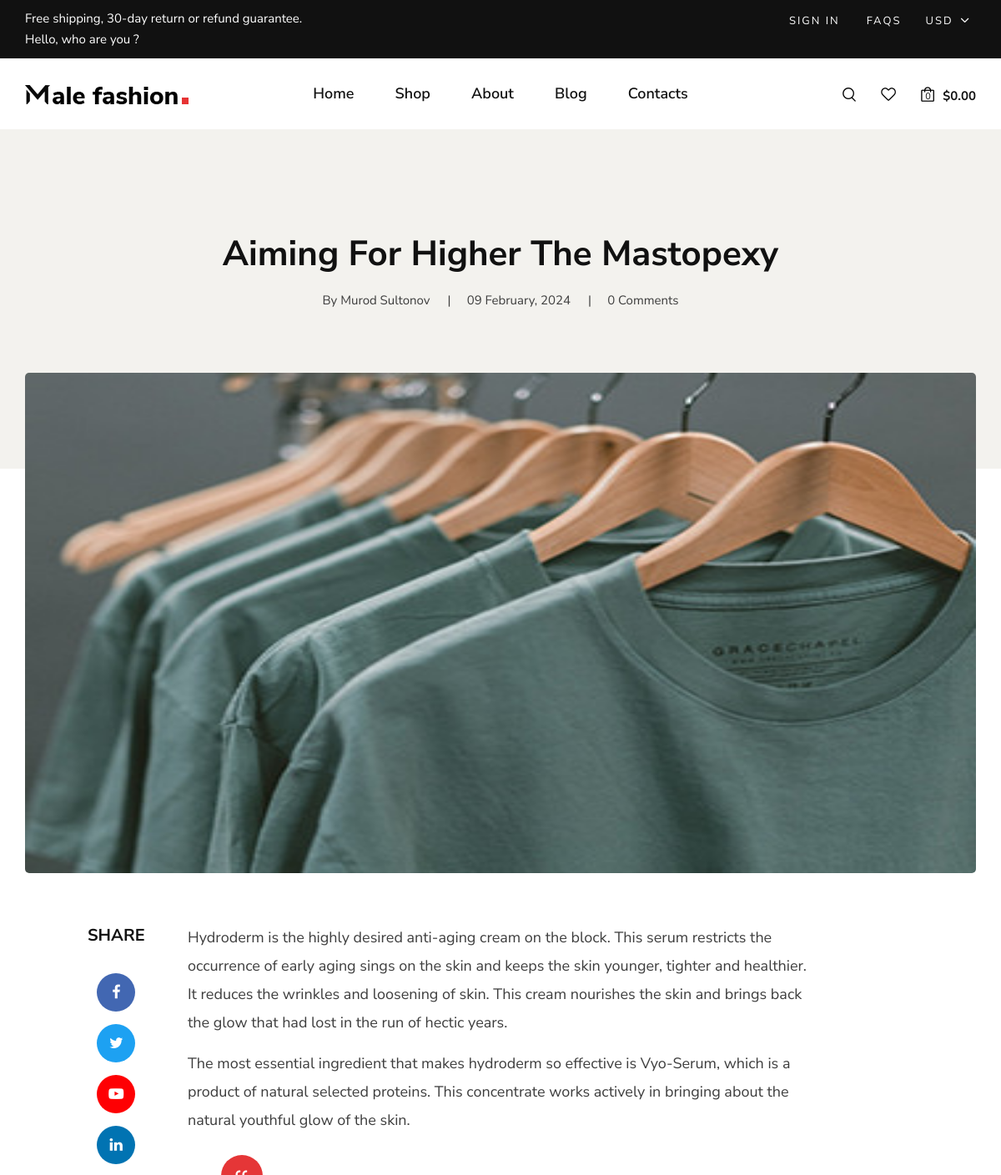
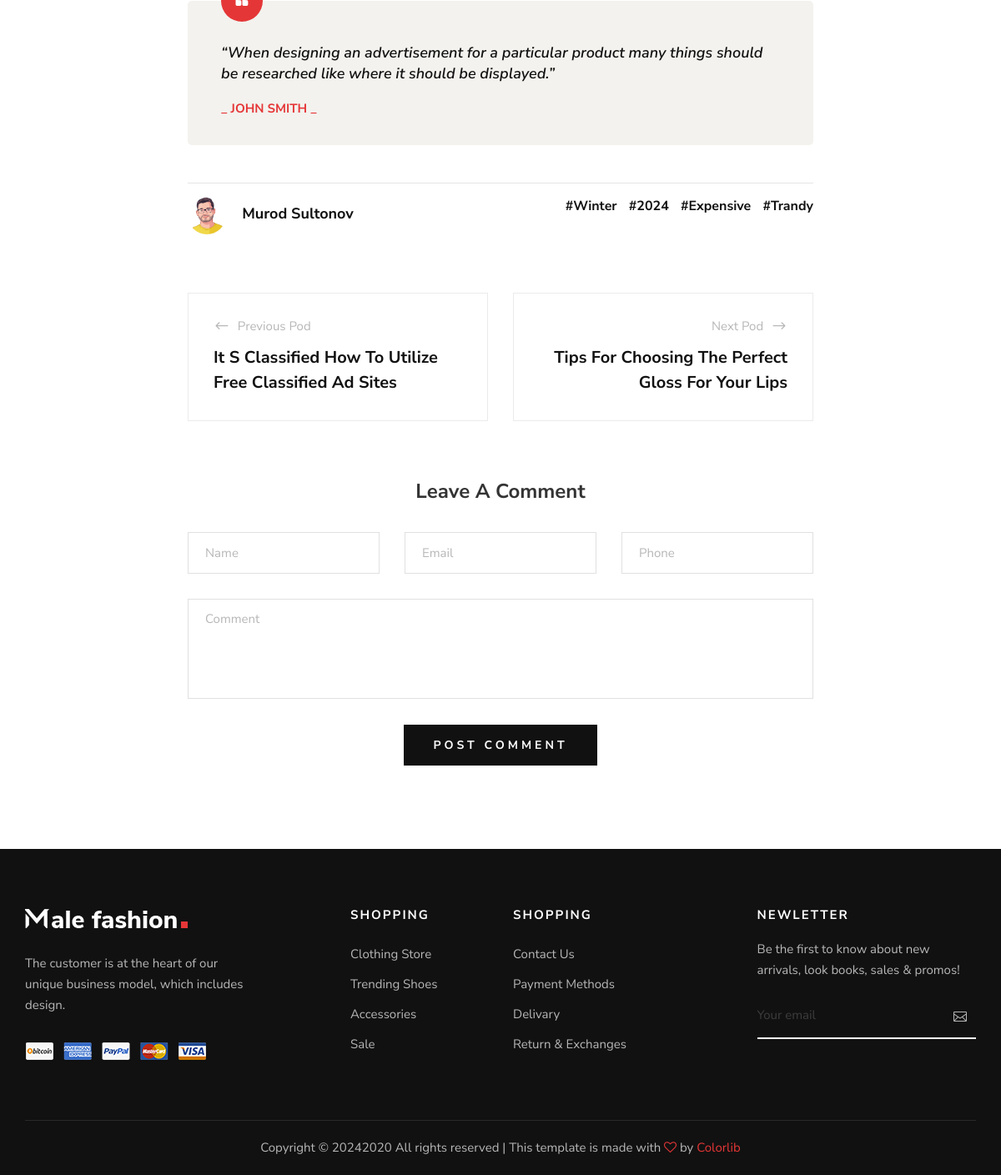
The page /blogs/posts/2/ on the database its author committed (2 pictures, top to bottom).
### blogs/models.py (models this page shows, shortened)
class PostModel(models.Model):
    title = models.CharField(max_length=64)
    description = models.TextField()
    short_description = models.TextField(null=True)
    image = models.ImageField(upload_to="posts")
    tags = models.ManyToManyField(TagModel)
    author = models.ForeignKey(AuthorModel, on_delete=models.CASCADE)
    created_at = models.DateTimeField(auto_now_add=True)
    updated_at = models.DateTimeField(auto_now=True)
    class Meta:
        verbose_name = "Post"
        verbose_name_plural = "Posts"

class AuthorModel(models.Model):
    full_name = models.CharField(max_length=64)
    avatar = models.ImageField(upload_to="authors/avatar")
    date_of_birth = models.DateField()
    class Meta:
        verbose_name = "Author"
        verbose_name_plural = "Authors"

### products/models.py (models this page shows, shortened)
class TagModel(models.Model):
    title = models.CharField(max_length=24)
    class Meta:
        verbose_name = "Tag"
        verbose_name_plural = "Tags"

### blogs/views.py (the view)
# urls.py: path('posts/<int:pk>/', BlogDetailView.as_view(), name='detail')
class BlogDetailView(DetailView):
    template_name = 'blog-details.html'
    model = PostModel
    context_object_name = 'post'

### templates/blog-details.html
{% extends 'layouts/base.html' %}
{% load static %}
{% block content %}
     <section class="blog-hero spad">
        <div class="container">
            <div class="row d-flex justify-content-center">
                <div class="col-lg-9 text-center">
                    <div class="blog__hero__text">
                        <h2>{{ post.title }}</h2>
                        <ul>
                            <li>By {{ post.author.full_name }}</li>
                            <li>{{ post.created_at|date:'d F, Y' }}</li>
                            <li>0 Comments</li>
                        </ul>
                    </div>
                </div>
            </div>
        </div>
    </section>
    <section class="blog-details spad">
        <div class="container">
            <div class="row d-flex justify-content-center">
                <div class="col-lg-12">
                    <div class="blog__details__pic">
                        <img height="600" src="{{ post.image.url }}" alt="">
                    </div>
                </div>
                <div class="col-lg-8">
                    <div class="blog__details__content">
                        <div class="blog__details__share">
                            <span>share</span>
                            <ul>
                                <li><a href="#"><i class="fa fa-facebook"></i></a></li>
                                <li><a href="#" class="twitter"><i class="fa fa-twitter"></i></a></li>
                                <li><a href="#" class="youtube"><i class="fa fa-youtube-play"></i></a></li>
                                <li><a href="#" class="linkedin"><i class="fa fa-linkedin"></i></a></li>
                            </ul>
                        </div>
                        <div class="blog__details__text">
                            <p>{{ post.description }}</p>
                            <p>{{ post.short_description }}</p>
                        </div>
                        <div class="blog__details__quote">
                            <i class="fa fa-quote-left"></i>
                            <p>“When designing an advertisement for a particular product many things should be
                                researched like where it should be displayed.”</p>
                            <h6>_ John Smith _</h6>
                        </div>
                        <div class="blog__details__option">
                            <div class="row">
                                <div class="col-lg-6 col-md-6 col-sm-6">
                                    <div class="blog__details__author">
                                        <div class="blog__details__author__pic">
                                            <img src="{{ post.author.avatar.url }}" alt="">
                                        </div>
                                        <div class="blog__details__author__text">
                                            <h5>{{ post.author.full_name }}</h5>
                                        </div>
                                    </div>
                                </div>
                                <div class="col-lg-6 col-md-6 col-sm-6">
                                    <div class="blog__details__tags">
                                        {% for tag in post.tags.all %}
                                            <a href="{% url 'pages:blog' %}?tag={{ tag.title }}">#{{ tag.title }}</a>
                                        {% endfor %}
                                    </div>
                                </div>
                            </div>
                        </div>
                        <div class="blog__details__btns">
                            <div class="row">
                                <div class="col-lg-6 col-md-6 col-sm-6">
                                    <a href="" class="blog__details__btns__item">
                                        <p><span class="arrow_left"></span> Previous Pod</p>
                                        <h5>It S Classified How To Utilize Free Classified Ad Sites</h5>
                                    </a>
                                </div>
                                <div class="col-lg-6 col-md-6 col-sm-6">
                                    <a href="" class="blog__details__btns__item blog__details__btns__item--next">
                                        <p>Next Pod <span class="arrow_right"></span></p>
                                        <h5>Tips For Choosing The Perfect Gloss For Your Lips</h5>
                                    </a>
                                </div>
                            </div>
                        </div>
                        <div class="blog__details__comment">
                            <h4>Leave A Comment</h4>
                            <form action="#">
                                <div class="row">
                                    <div class="col-lg-4 col-md-4">
                                        <input type="text" placeholder="Name">
                                    </div>
                                    <div class="col-lg-4 col-md-4">
                                        <input type="text" placeholder="Email">
                                    </div>
                                    <div class="col-lg-4 col-md-4">
                                        <input type="text" placeholder="Phone">
                                    </div>
                                    <div class="col-lg-12 text-center">
                                        <textarea placeholder="Comment"></textarea>
                                        <button type="submit" class="site-btn">Post Comment</button>
                                    </div>
                                </div>
                            </form>
                        </div>
                    </div>
                </div>
            </div>
        </div>
    </section>
{% endblock %}

### rows shown on the page
PostModel: title "Aiming For Higher The Mastopexy", author.full_name "Murod Sultonov", created_at "09 February, 2024", image (picture), description "Hydroderm is the highly desired anti-aging cream on the block. This serum restricts the occurrence of early aging sings on the skin and keeps the skin younger, tighter and healthier. It reduces the wrinkles and loosening of skin. This cream nourishes the skin and brings back the glow that had lost in the run of hectic years.", short_description "The most essential ingredient that makes hydroderm so effective is Vyo-Serum, which is a product of natural selected proteins. This concentrate works actively in bringing about the natural youthful glow of the skin.", author.avatar (picture)
TagModel: title "Winter"
TagModel: title "2024"
TagModel: title "Expensive"
TagModel: title "Trandy"
